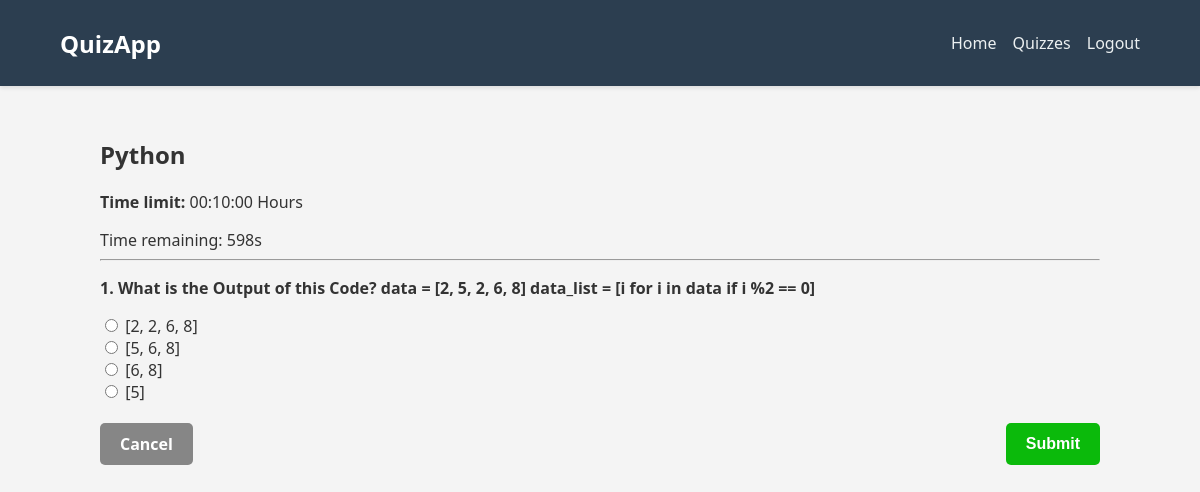
/1/ (signed in), run on the app's committed database.
### quiz/models.py (models this page shows, shortened)
class Quiz(models.Model):
    title = models.CharField(max_length=255)
    description = models.TextField(blank=True)
    time_limit = models.IntegerField(help_text="Time limit in seconds")

class Question(models.Model):
    quiz = models.ForeignKey(Quiz, on_delete=models.CASCADE)
    text = models.TextField()

class Choice(models.Model):
    question = models.ForeignKey(Question, on_delete=models.CASCADE)
    text = models.CharField(max_length=255)
    is_correct = models.BooleanField(default=False)

### quiz/views.py (the view, shortened to what this page needs)
# urls.py: path("<int:quiz_id>/", views.take_quiz, name="take_quiz"),
@login_required
def take_quiz(request, quiz_id):
    quiz = get_object_or_404(Quiz, pk=quiz_id)
    questions = quiz.question_set.all()
    return render(
        request, "quiz/take_quiz.html", {"quiz": quiz, "questions": questions}
    )

### quiz/templatetags/custom_filters.py (called while the page is built)
@register.filter(name="seconds_to_hms")
def seconds_to_hms(value):
    try:
        total_seconds = int(value)
        hours = total_seconds // 3600
        minutes = (total_seconds % 3600) // 60
        seconds = total_seconds % 60
        return f"{hours:02d}:{minutes:02d}:{seconds:02d}"
    except (ValueError, TypeError):
        return "00:00:00"

### quiz/templates/quiz/take_quiz.html (shortened to what this page needs)
{% extends "quiz/base.html" %}
{% load custom_filters %}
{% block content %}
<div class="quiz-container">
    <h2>{{ quiz.title }}</h2>
    <p><strong>Time limit:</strong> {{ quiz.time_limit|seconds_to_hms }} Hours</p>
    <form method="post">
        <div id="timer" class="timer">Time remaining: {{ quiz.time_limit }}s</div>
        <hr>
        {% for question in questions %}
            <div class="question-block">
                <p><strong>{{ forloop.counter }}. {{ question.text }}</strong></p>
                {% for choice in question.choice_set.all %}
                    <label class="choice-label">
                        <input type="radio" name="{{ question.id }}" value="{{ choice.id }}">
                        {{ choice.text }}
                    </label><br>
                {% endfor %}
            </div>
        {% endfor %}
        <div class="form-buttons" style="display: flex; justify-content: space-between; margin-top: 20px;">
            <a href="{% url 'quiz_list' %}" class="btn btn-secondary">Cancel</a>
            <button type="submit" class="btn btn-primary">Submit</button>
        </div>
    </form>
</div>
{% endblock %}

### quiz/static/css/style.css (style rules this page uses)
body { margin: 0; font-family: 'Segoe UI', Tahoma, Geneva, Verdana, sans-serif; background-color: #f4f4f4; color: #333; }
.btn-primary { background-color: rgb(11, 186, 11); border: none; padding: 0.5rem 1.2rem; color: white; border-radius: 5px; font-size: 1rem; cursor: pointer; text-decoration: none; }
.btn-secondary { background-color: rgb(134, 134, 134); border: none; padding: 0.5rem 1.2rem; color: white; border-radius: 5px; font-size: 1rem; cursor: pointer; text-decoration: none; }
.btn { padding: 10px 20px; border-radius: 5px; font-weight: 600; font-size: 16px; }

### data on the page
Quiz: title "Python", time_limit|seconds_to_hms "00:10:00"
Question: text "What is the Output of this Code? data = [2, 5, 2, 6, 8] data_list = [i for i in data if i %2 == 0]"
Choice: text "[2, 2, 6, 8]"
Choice: text "[5, 6, 8]"
Choice: text "[6, 8]"
Choice: text "[5]"
